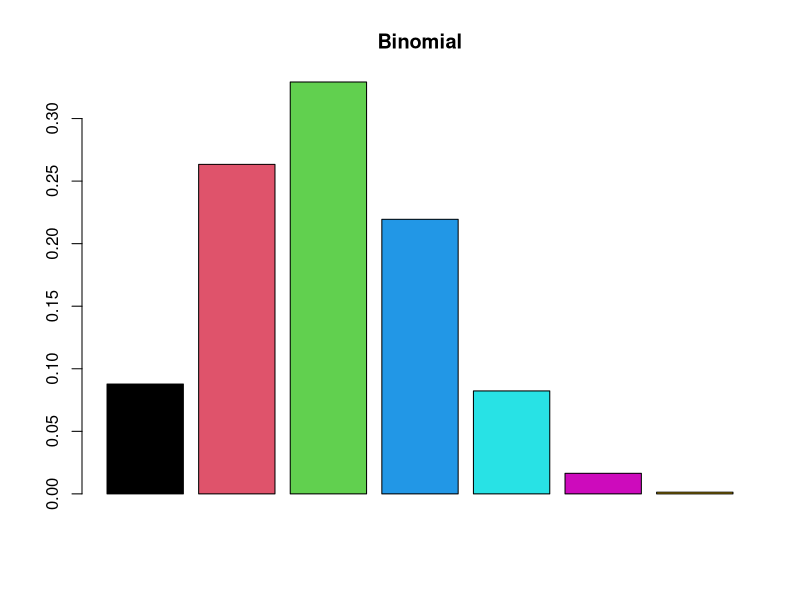
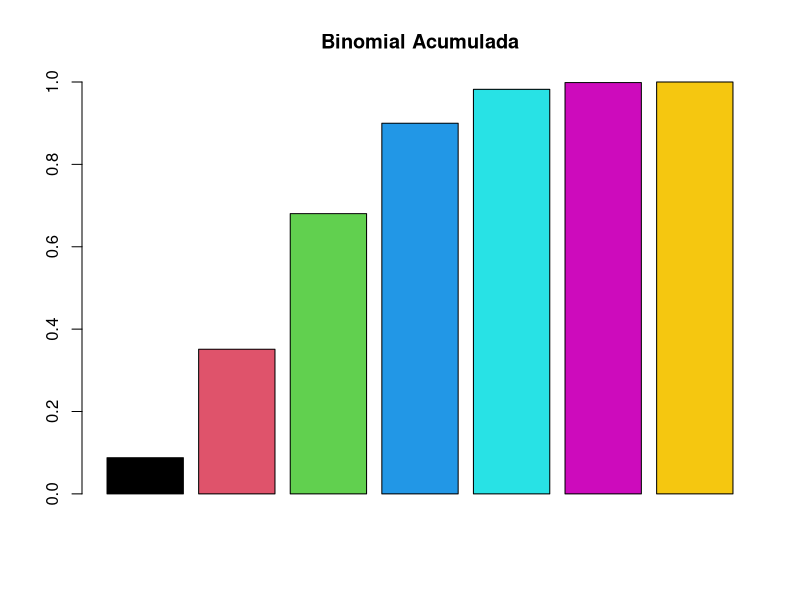

Generate these figures, in order, with R:
#Comandos R
# d -> calcula a densidade de probabilidade f(x) no ponto;
# p -> calcula a função de probabilidade acumulada F(x) no ponto;
# q -> calcula o quantil correspondente a uma dada probabilidade
#(inversa da função distribuição acumulada);
# r -> retira uma amostra aleatória da distribuição.

#Distribuicoes discretas

#Uniforme
#Esperanca = (b + a)/2 | a < b
#Variancia = [(b - a + 1)^2 - 1]/12
#Desvio Padrao = (Variancia)^(1/2)
#Tambem temos acumulado na uniforme
#P(X < n) = P(1) + ... + P(n) || P(x < n) P(1) * (n - 1)


#Bernoulli - Taxa de sucesso P(S) || Taxa de fracasso P(F)
#P(S) + P(F) = 1

#Esperança = P(S)
#Variancia = P(S) + P(F)

#Binomial -> (Combinação de n,K) * p^k * p^(n-k)
#(combinalçao de n,k) = choose(n,k)
# n = numero de tentativas
# k = numero de vezes que ocorreu o sucesso
# p = probabilidade de sucesso

#Media = n * p
#var = n * p * q | q = (1 - p)
#Desvio padrao = (var)^(1/2)

#Comando no R
#dbinom(k, n, p)

#Ex: Prova com 4 questões e 5 alternativas, qual P de acertar 
#3 das 4 questões dadas?

dbinom(3, 4, 1/5)

#Ex: Voo diario com chance de turbulencia de 0,4. Em uma semana de voo,
#qual a chance de ter turbulencia em pelo menos 3 deles?
#de 3 a 7 turbulencias.
#Acumulativa, ou seja, pbinom(k, n, p)

1 - pbinom(2, 7, 0.4)
pbinom(2, 7, 0.4, FALSE) #Quando eu quero saber P(x >= k)

#Ex: Vasco e botafogo jogam 6 vezes, as chances do vasco vencer é 1/3.
#Qual p do vasco ganhar no máximo 2 partidas?
pbinom(2, 6, 1/3)

#Plot das taxas de sucesso do vasco e das taxas de sucesso acumuladas

x <- numeric()
y <- numeric()
for(i in 1:7) x[i] <- c (dbinom(i - 1, 6, 1/3))
x <- dbinom(0:6, 6, 1/3)

for(i in 1:7) y[i] <- c (pbinom(i - 1, 6, 1/3))
y <- pbinom(0:6, 6, 1/3)

barplot(x, col=1:7, main="Binomial")
barplot(y, col=1:7, main=" Binomial Acumulada ")

#P = a probabilidade acumulada que queremos testar
#qbinom(P,n,p)

#Ex: Jogamos uma moeda 10 vezes, com 0.5 de P(s) de obter cara
#Queremos saber o número mínimo de sucessos k | a probabilidade
#acumulada de obter até k sucessos seja 90% ou mais.
qbinom(0.9, 10, 0.5)

#Poisson - Usada para modelar a ocorrencia de eventos discretos
#dentro de um intervalo de tempo ou espaço.

#P(X) = (e^lambda * lambda^x)*(x!)

#lambda = taxa média de sucessos | lambda > 0
#x = número de sucessos
#e = 2,7182

#Ex: Numa central telefonica chegam 300 telefonemas por hora.
#a) Qual a p de num minuto não chegar nenhuma chamada?
#lambda = 300/h || 300/60 = 5/min.
#x = 0.
#[e^(-5)*5^0] * 0! -> Em código, dpois(x, lambda) ->
dpois(0, 5)

#b) Em 2 minutos haja 2 chamadas
#lambda = 10
#x = 2
dpois(2, 10)

#c) Qual P(x) da capacidade da mesa ser ultrapassada, sabendo
#que a capacidade da mesma eh 10/min
#lambda = 5 -> Frequencia de 1 minuto
#x = 10 -> número de sucessos
#False é basicamente quando queremos 1 - p
ppois(10, 5, FALSE)

#Ex: Num deposito chegam 2,8 caminhoes/hora, determine a probabilidade
#de chegarem 2 ou mais caminhões.
#lambda = 2,8/hora

#a)Em um periodo de 0,5 horas
#Aqui x = 1 para indicar que queremos valores maiores que 1,
#ou seja, pelo menos 2.
ppois(1, 1.4, FALSE)

#b)Em um período de 1 hora
ppois(1, 2.8, FALSE)

#c)Em um período de 2 horas
ppois(1, 5.6, FALSE)

#Ex: A média de alunos aprovados é 23 alunos.
#lambda = 23
#a) Qual P(x = 17)?
dpois(17, 23)

#c) Qual P(x <= 19)?
ppois(19, 23)

#d) Qual P(x > 19)?
ppois(19, 23, FALSE)

#e) Quantidade de aprovados se a probabilidade acumulada
#for de 80%
qpois(p = 0.80, lambda = 23)

#Ex: Numero de afogamentos por fim de semana é de 2 para cada 50k habitantes
#a) Qual P(x = 5 p/ 200k habitantes)
dpois(5, (2/50000) * 200000)

#b) 112.500 habitantes ocorram pelo menos 3 afogamentos?
ppois(2, ((2/50000) * 112500), FALSE)

#Média = lambda
#Variância = lambda
#Desvio padrão = lambda^(1/2)

#------------------------------
#A lista começa aqui

#Questão 1: Em uma rede de computadores, 60% dos dias ocorre alguma falha.
#Construir a distribuição de probabilidades e calcular a esperança para a vari-
#ável aleatória x = 3 dias. Suponha que os eventos são independentes.

#Binomial -> (Combinação de n,K) * p^k * p^(n-k)
#(combinalçao de n,k) = choose(n,k)
# n = numero de tentativas
# k = numero de vezes que ocorreu o sucesso
# p = probabilidade de sucesso

#Media = n * p
#var = n * p * q
#Desvio padrao = (var)^(1/2)

#Comando no R
#dbinom(k, n, p)

#Pelo eventos serem independentes, temos que calcular a chance de ocorrer de 
#0 a 3 erros em um único dia, que é o que esse nosso array com k1 = 0 - 3 .
k1 <- 0:3

n1 <- 3

p1 <- 0.6

resultado1 <- dbinom(k1, n1, p1)
resultado1

#a esperanca da distribuição binomial é n * p
esperanca <- n1 * p1
esperanca

#Questão 2: Em uma fabricação de ceramicas, 12% apresentam defeitos. Utilizando
#dbinom, calcule P em um lote de 40 componentes, encontrar

p2 <- 12/100

#a) Entre 3 a 5 estejam defeituosos
pbinom(5, 40, p2) - pbinom(2, 40, p2)

#b) Pelo menos 2 componentes defeituosos
pbinom(1, 40, p2, F)

#c) No máximo 3 componentes defeituosos
pbinom(3, 40, p2)

#d) Pelo menos 39 componentes de qualidade
pbinom(1, 40, p2)

#e) No máximo 39 componentes de qualidade
pbinom(0, 40, p2, F)

#Questão 3: O corpo de bombeiros tem em média 3 chamadas por dia.
#a) Qual P(x = 4 no dia)
dpois(4, 3)

#b) P(x = 0 no dia)
dpois(0, 3)

#c) P(x = 20 chamadas numa semana)
#new_lambda = 3 * 7 chamadas por semana
dpois(20, 3 * 7)

#Questão 4: Tem-se 15 ações. Ontem, 75% das ações da bolsa caíram de preço.
#Supondo que as ações que perdem valor tem distribuição binomial, calcule.
#a) Quantas ações da carteira se espera que tenham caído de preço?
n4 <- 15; p4 <- 0.75
esperanca4 <- n4 * p4
esperanca4

#b) Qual o desvio padrão das ações da carteira?
q4 <- 1 - p4
dp4 <- sqrt(n4 * p4 * q4)
dp4

#c) Qual a probabilidade que as 15 ações tenham caído?
dbinom(15, 15, p4)

#d) Qual a probabilidade que tenham caído exatamente 10 ações?
dbinom(10, 15, p4)

#e) Qual P(x >= 13)
pbinom(12, 15, p4, F)

#Questão 5: Uma moeda é lançada 6 vezes, encontre a probabilidade de:
#a) Ocorrer 4 coroas.
dbinom(4, 6, 1/2)

#b) Ocorrer pelo menos 2 coroas.
pbinom(1, 6, 1/2, F)

#c) Ocorrer no máximo 3 coroas
pbinom(3, 6, 1/2)

#Questão 6: 